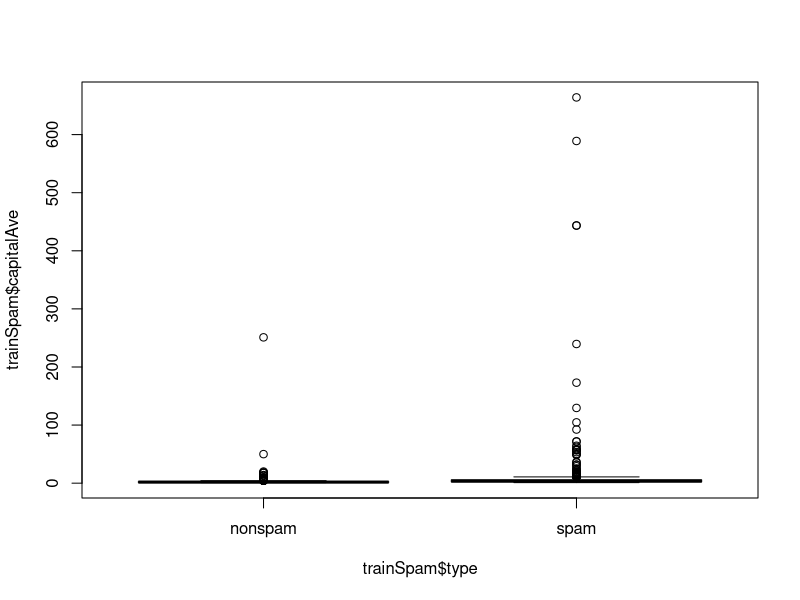
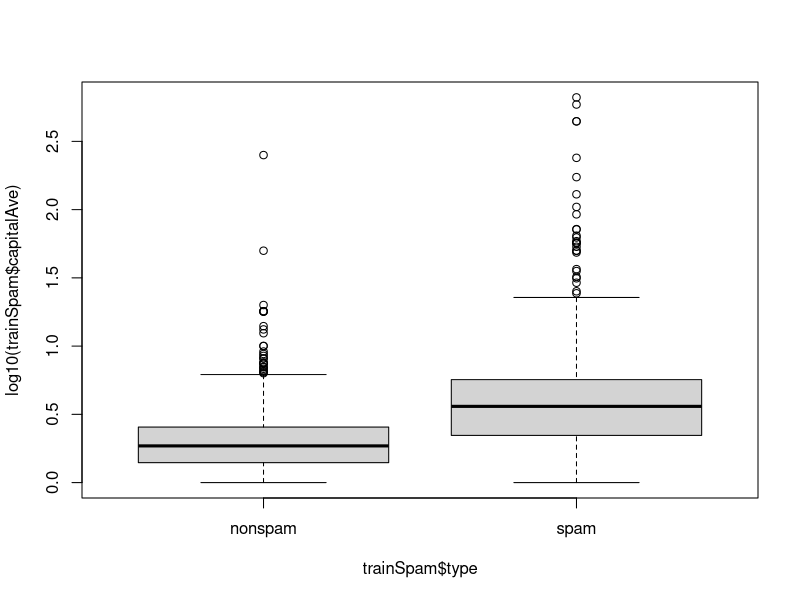
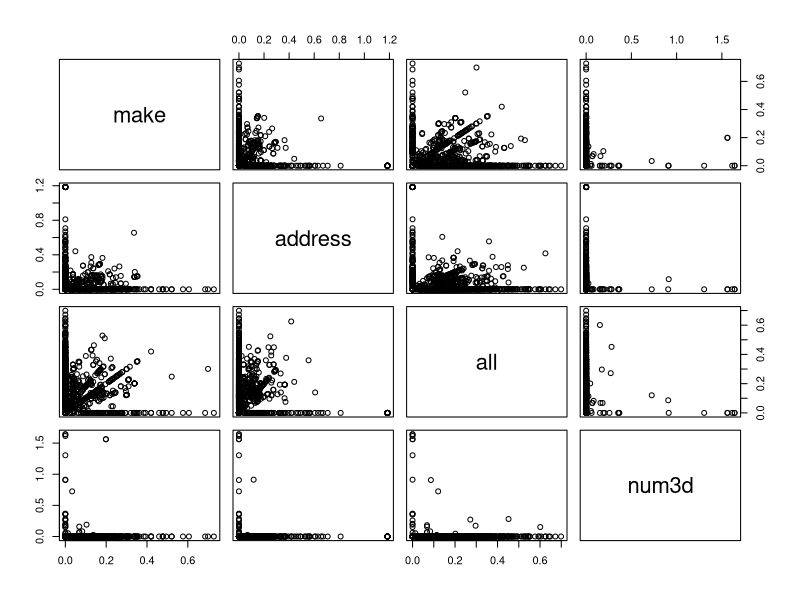
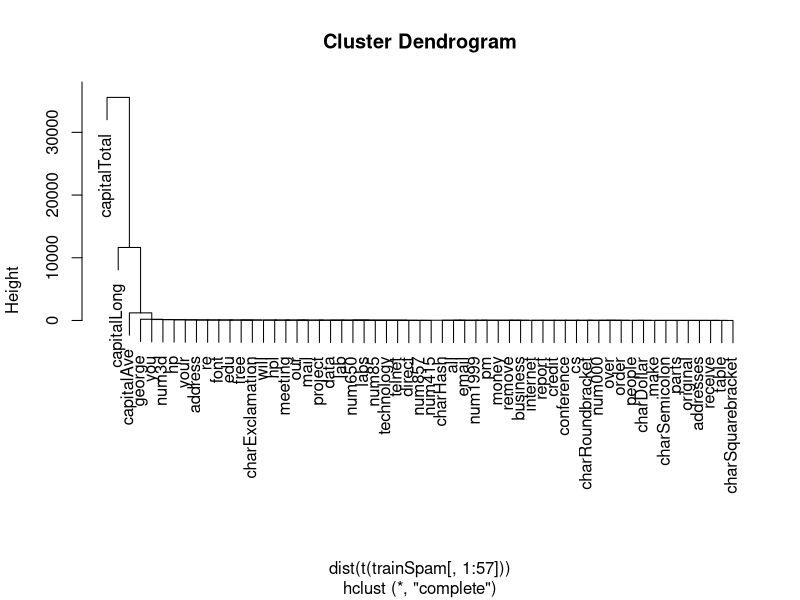
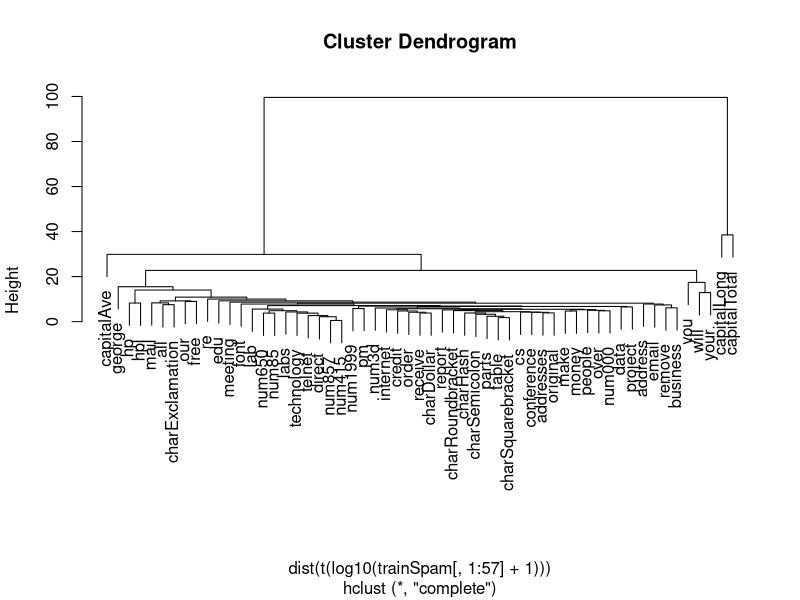

The R source for these figures, in order:
# <Reproducible Research>
# Reproducing is between reproducting and nothing
# The author may have problems putting data on the web (no servers)
# Readers may have problems downloading the data, etc.

# <Literate Programming>
#       weaved -> produce human readable documents
#       tangled -> produce machine readable code
# - sweave: limitations
# - knitr: kinda good

# <Golden Rule>
# script everthing

# <Structure of a data analysis>
# - define the question
# - define the ideal data set
# - determine what data is accessible
# - obtain the data
# - clean the data
# - exploratory data analysis
# - statistical modeling
# - interpret results
# - challenge results 
# - write up resutls
# - create reproducible code

# <defining the question>
# you have too much or too little
# goal: descriptive, exploratory, inferential, predictive, casual, mechanistic
# Q. can I recognise spam/ham in my email
# -> access all the mails in the gmail servers?
# -> free data, buy data, generate data
# http://archive.ics.uci.edu/ml/datasets/Spambase
# we will use the "kernlab" package

library(kernlab)
data(spam)
print(str(spam[,1:5]))

# we'll devide this into a test set and data set
# sample in half
set.seed(3435)
trainIndicator = rbinom(4601, size = 1, prob = 0.5)
print(table(trainIndicator))
trainSpam = spam[trainIndicator == 1, ]
testSpam = spam[trainIndicator == 0, ]

# some exploratory data analysis
print(names(trainSpam))
print(head(trainSpam))
# they're frequency of words
print(table(trainSpam$type))

plot(trainSpam$capitalAve ~ trainSpam$type)
plot(log10(trainSpam$capitalAve) ~ trainSpam$type)
# can see that spam have more capital letters

plot(log10(trainSpam[,1:4] + 1))
# some corelate, some don't

hCluster = hclust(dist(t(trainSpam[, 1:57])))
plot(hCluster)
# not very helpful

hClusterUpdated = hclust(dist(t(log10(trainSpam[, 1:57] + 1))))
plot(hClusterUpdated)
# capitaeAve on it's own, you/will/your make a cluster, etc.
trainSpam$numType = as.numeric(trainSpam$type) - 1
costFunction = function(x,y) sum(x != (y > 0.5))
cvError = rep(NA, 55)
library(boot)
for(i in 1:55){
        lmFormula = reformulate(names(trainSpam)[i], response = "numType")
        glmFit = glm(lmFormula, family = "binomial", data = trainSpam)
        cvError[i] = cv.glm(trainSpam, glmFit, costFunction, 2)$delta[2]
}

# which predictor has minimum cross validated-error?
print(names(trainSpam)[which.min(cvError)])

# use the best model
predictionModel = glm(numType ~ charDollar, family = "binomial", data = trainSpam)

# get predictions from the test set
predictionTest = predict(predictionModel, testSpam)
predictedSpam = rep("nonSpam", dim(testSpam)[1])

# classify as spam if prob > 0.5
predictedSpam[predictionModel$fitted > 0.5] = "spam"

# classification table
print(table(predictedSpam, testSpam$type))

# Error rate


# challege yourself
# why the data, method, uncertanity, etc.

# write up
# question
# 
